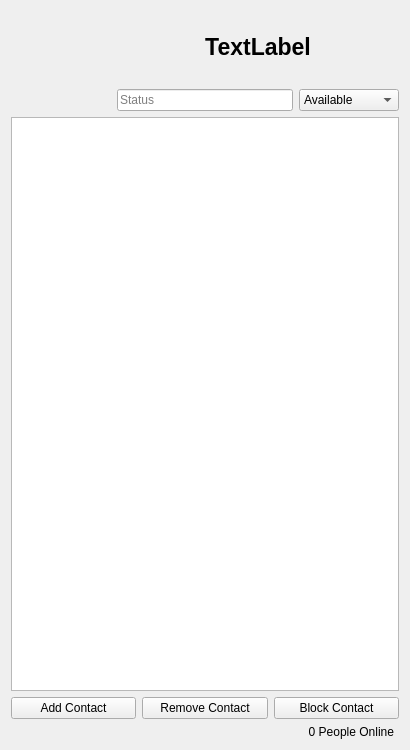
<?xml version="1.0" encoding="UTF-8"?>
<ui version="4.0">
 <class>BabibelWindow</class>
 <widget class="QMainWindow" name="BabibelWindow">
  <property name="geometry">
   <rect>
    <x>0</x>
    <y>0</y>
    <width>410</width>
    <height>750</height>
   </rect>
  </property>
  <property name="windowTitle">
   <string>Babibel</string>
  </property>
  <widget class="QWidget" name="centralWidget">
   <layout class="QGridLayout" name="gridLayout_3">
    <item row="4" column="1" colspan="2">
     <layout class="QHBoxLayout" name="horizontalLayout">
      <property name="bottomMargin">
       <number>0</number>
      </property>
      <item>
       <widget class="QPushButton" name="addContactButton">
        <property name="text">
         <string>Add Contact</string>
        </property>
       </widget>
      </item>
      <item>
       <widget class="QPushButton" name="removeContactButton">
        <property name="text">
         <string>Remove Contact</string>
        </property>
       </widget>
      </item>
      <item>
       <widget class="QPushButton" name="blockContactButton">
        <property name="text">
         <string>Block Contact</string>
        </property>
       </widget>
      </item>
     </layout>
    </item>
    <item row="7" column="1" colspan="2">
     <widget class="QLabel" name="onlinePeople">
      <property name="text">
       <string>0 People Online</string>
      </property>
      <property name="alignment">
       <set>Qt::AlignRight|Qt::AlignTrailing|Qt::AlignVCenter</set>
      </property>
      <property name="indent">
       <number>5</number>
      </property>
     </widget>
    </item>
    <item row="2" column="1">
     <widget class="QLabel" name="LOGO">
      <property name="sizePolicy">
       <sizepolicy hsizetype="Fixed" vsizetype="Fixed">
        <horstretch>0</horstretch>
        <verstretch>0</verstretch>
       </sizepolicy>
      </property>
      <property name="minimumSize">
       <size>
        <width>100</width>
        <height>100</height>
       </size>
      </property>
      <property name="maximumSize">
       <size>
        <width>100</width>
        <height>100</height>
       </size>
      </property>
      <property name="text">
       <string/>
      </property>
      <property name="pixmap">
       <pixmap resource="../ressources/images.qrc">:/Images/images/babibel.png</pixmap>
      </property>
     </widget>
    </item>
    <item row="2" column="2">
     <layout class="QGridLayout" name="gridLayout">
      <item row="1" column="0">
       <widget class="QLineEdit" name="statusEdit">
        <property name="maxLength">
         <number>200</number>
        </property>
        <property name="placeholderText">
         <string>Status</string>
        </property>
       </widget>
      </item>
      <item row="1" column="1">
       <widget class="QComboBox" name="statusComboBox">
        <property name="minimumSize">
         <size>
          <width>100</width>
          <height>0</height>
         </size>
        </property>
        <property name="maximumSize">
         <size>
          <width>100</width>
          <height>16777215</height>
         </size>
        </property>
        <item>
         <property name="text">
          <string>Available</string>
         </property>
        </item>
        <item>
         <property name="text">
          <string>Busy</string>
         </property>
        </item>
        <item>
         <property name="text">
          <string>Away</string>
         </property>
        </item>
        <item>
         <property name="text">
          <string>Invisible</string>
         </property>
        </item>
       </widget>
      </item>
      <item row="0" column="0" colspan="2">
       <widget class="QLabel" name="login">
        <property name="font">
         <font>
          <pointsize>17</pointsize>
          <weight>75</weight>
          <bold>true</bold>
         </font>
        </property>
        <property name="text">
         <string>TextLabel</string>
        </property>
        <property name="alignment">
         <set>Qt::AlignCenter</set>
        </property>
       </widget>
      </item>
     </layout>
    </item>
    <item row="3" column="1" colspan="2">
     <widget class="QListView" name="contactList">
      <property name="editTriggers">
       <set>QAbstractItemView::NoEditTriggers</set>
      </property>
      <property name="alternatingRowColors">
       <bool>false</bool>
      </property>
      <property name="uniformItemSizes">
       <bool>false</bool>
      </property>
     </widget>
    </item>
   </layout>
  </widget>
 </widget>
 <layoutdefault spacing="6" margin="11"/>
 <tabstops>
  <tabstop>statusEdit</tabstop>
  <tabstop>statusComboBox</tabstop>
  <tabstop>contactList</tabstop>
  <tabstop>addContactButton</tabstop>
  <tabstop>removeContactButton</tabstop>
  <tabstop>blockContactButton</tabstop>
 </tabstops>
 <resources>
  <include location="../ressources/images.qrc"/>
 </resources>
 <connections/>
</ui>
